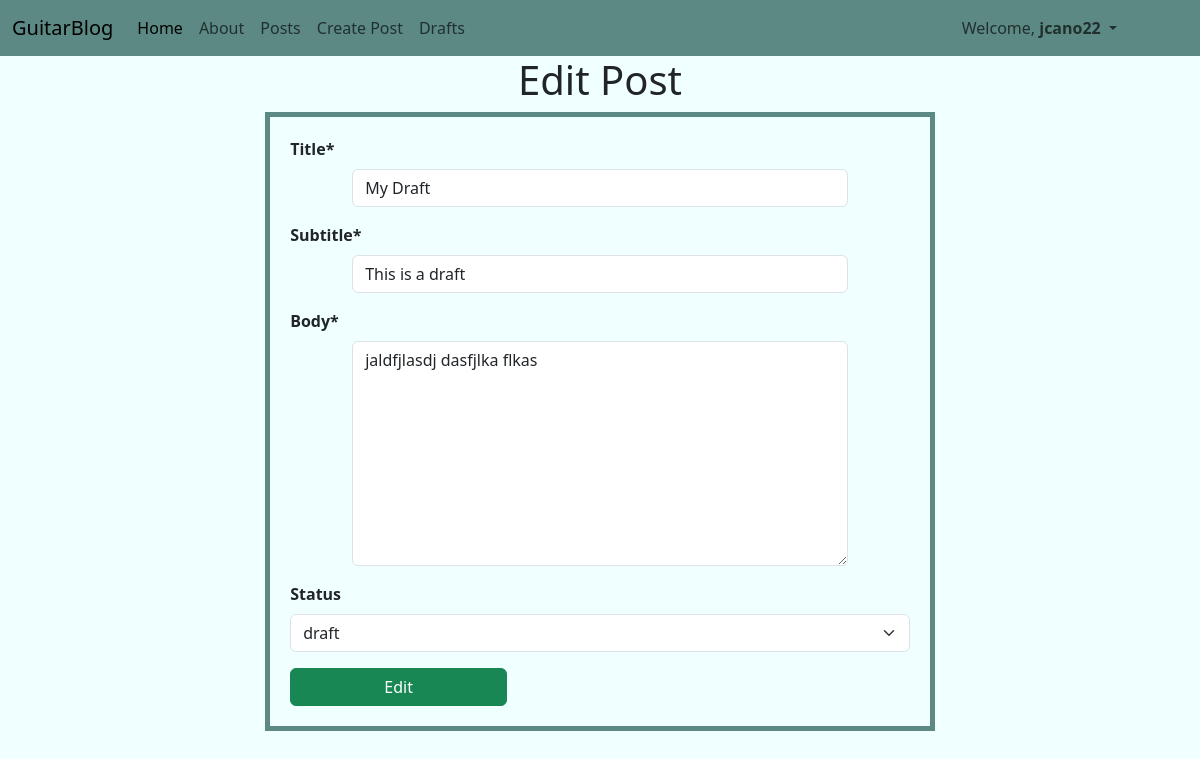
Page /posts/9/edit/ (signed in) on the committed database.
### posts/models.py (models this page shows, shortened)
class Post(models.Model):
    title = models.CharField(max_length=128)
    subtitle = models.CharField(max_length=256)
    body = models.TextField()
    author = models.ForeignKey(
        get_user_model(),
        on_delete=models.CASCADE
    )
    created_on = models.DateTimeField(auto_now_add=True)
    status = models.ForeignKey(
        Status,
        on_delete=models.CASCADE,
        blank=True, null=True
    )

### posts/views.py (the view)
# urls.py: path("<int:pk>/edit/", views.PostUpdateView.as_view(), name="edit"),
class PostUpdateView(LoginRequiredMixin, UserPassesTestMixin, UpdateView):
    template_name = "posts/edit.html"
    model = Post
    fields = ["title", "subtitle", "body", "status"]
    def test_func(self):
        post = self.get_object()
        return post.author == self.request.user

### posts/models.py (called while the page is built)
    def __str__(self):
        return self.name

### templates/posts/edit.html (shortened to what this page needs)
{% extends 'base.html' %}
{% load crispy_forms_tags %}
{% block content %}
<div class="container editCont">
<h1>Edit Post</h1>
    <form method="POST">
        {{ form|crispy }}
        <input type="submit" class="btn btn-success" value="Edit">
    </form>
</div>
{% endblock content %}

### templates/base.html (shortened to what this page needs)
{% load static %}
<!DOCTYPE html>
<html lang="en">
<head>
    <link href="https://cdn.jsdelivr.net/npm/bootstrap@5.3.0/dist/css/bootstrap.min.css" rel="stylesheet">
    <link rel="stylesheet" href="{% static 'css/baseStyle.css' %}">
</head>
<body>
    <nav class="navbar navbar-expand-lg bg-body-tertiary">
        <div class="container-fluid">
          <a class="navbar-brand"
          href="{% url 'home' %}">GuitarBlog</a>
          <div class="collapse navbar-collapse" id="navbarNav">
            <ul class="navbar-nav">
              <li class="nav-item">
                <a class="nav-link active"
                aria-current="page"
                href="{% url 'home' %}">Home</a>
              </li>
              <li class="nav-item">
                <a class="nav-link"
                href="{% url 'about' %}">About</a>
              </li>
              <li class="nav-item">
                <a class="nav-link"
                href="{% url 'list' %}">Posts</a>
              </li>
              {% if user.is_authenticated %}
              <li class="nav-item">
                <a class="nav-link"
                href="{% url 'new' %}">Create Post</a>
              </li>
              <li class="nav-item">
                <a class="nav-link"
                href="{% url 'drafts' %}">Drafts</a>
              </li>
              <li class="nav-item dropdown liRight1">
                <a class="nav-link dropdown-toggle" href="#" role="button" data-bs-toggle="dropdown" aria-expanded="false">
                  Welcome, <span style="font-weight: bold;">{{ user }}</span>
                </a>
              </li>
              {% endif %}
            </ul>
          </div>
        </div>
      </nav>
    <main>
      {% block content %}{% endblock content %}
    </main>
</body>
</html>

### static/css/baseStyle.css (style rules this page uses)
* { padding: 0; margin: 0; }
body { background-color: azure; }
.navbar { background-color: #5C8984 !important; position: relative; }
.navbar .liRight1 { position: absolute; right: 75px; }
.editCont h1 { text-align: center; }
.editCont form { width: 60% !important; margin: auto !important; border: 5px solid #5C8984; padding: 20px; }
.editCont form label { font-weight: bold !important; }
.editCont form input { width: 80%; margin: auto; }
.editCont form textarea { width: 80%; height: 225px; margin: auto; }
.editCont form .btn { width: 35%; margin: auto; }

### rows in the picture
Post: title "My Draft", subtitle "This is a draft", body "jaldfjlasdj dasfjlka flkas", status "draft"

### other values in the picture
{{ user }} "jcano22"
